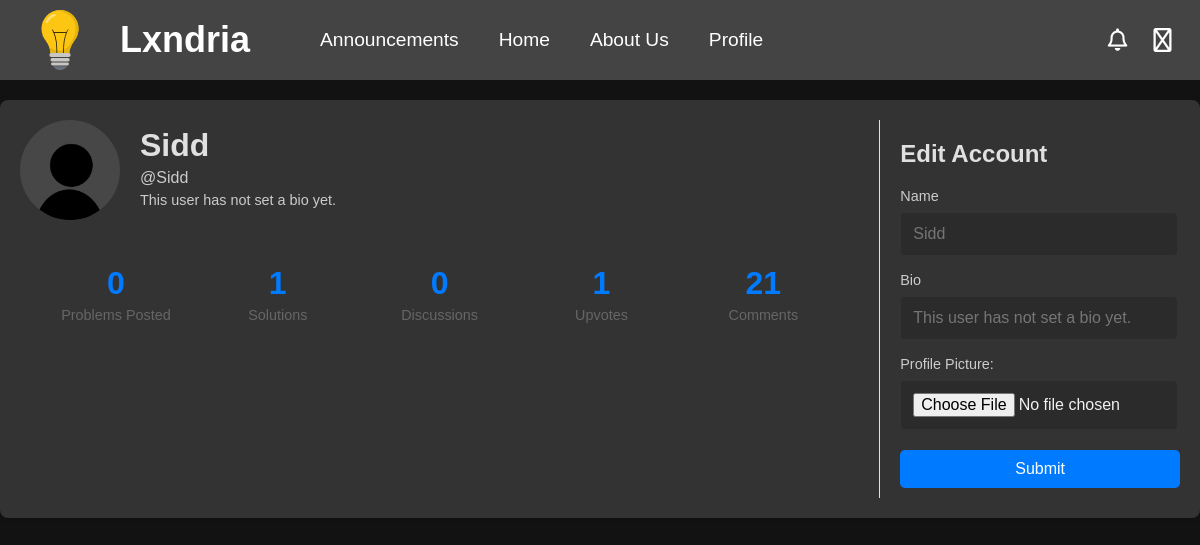
/account/edit (signed in), run on an earlier commit of the app's database.
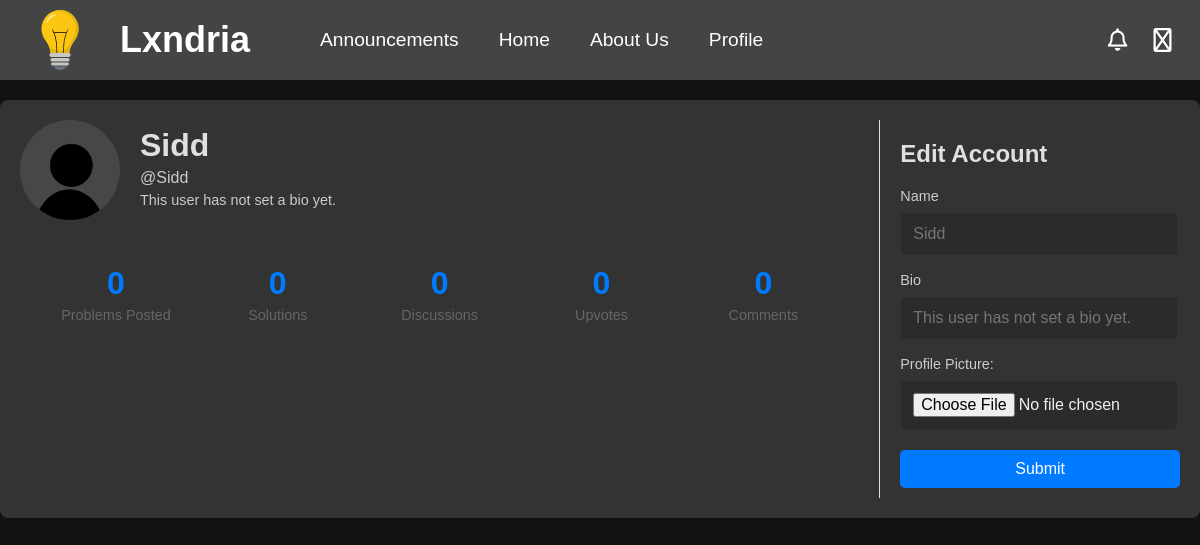
And on a later commit of the database.
### app/models.py (models this page shows, shortened)
class Profile(db.Model):
    __tablename__ = "profile"
    __table_args__ = {"extend_existing": True}
    username = db.Column(db.String(80), db.ForeignKey('user.username'), primary_key=True)  # Primary + Foreign Key
    user = db.relationship('User', backref=db.backref('profile', uselist=False, cascade="all, delete-orphan"))
    profile_pic = db.Column(db.String(255), default="/images/default-profile.jpg")
    bio = db.Column(db.Text, default="This user has not set a bio yet.")
    upvotes = db.Column(db.Integer, default=0)
    created_at = db.Column(db.DateTime, default=datetime.utcnow)
    updated_at = db.Column(db.DateTime, onupdate=datetime.utcnow)
    @property
    def problems_posted(self):
        return Problem.query.filter_by(author=self.username).count()
    @property
    def solutions(self):
        return Solutions.query.filter_by(username=self.username).count()
    @property
    def comments(self):
        return Comments.query.filter_by(username=self.username).count()
    @property
    def discussions(self):
        return Discussion.query.filter_by(author=self.username).count()
    @property
    def name(self):
        return self.user.name if self.user else None

### app/routes/account.py (the view, shortened to what this page needs)
@account_bp.route('/account/edit', methods=['GET', 'POST'])
@login_required
def edit_account():
    form = EditAccountForm()
    current_profile = Profile.query.filter_by(username=current_user.username).first()
    user = User.query.filter_by(username=current_user.username).first()
    return render_template('edit_account.html', form=form, user = current_profile)

### app/forms.py
class EditAccountForm(FlaskForm):
    name = StringField('Name')
    profile_pic = FileField('Profile Picture', validators=[
        FileAllowed(['png', 'jpg', 'jpeg', 'gif'], 'Images only!')
    ])
    bio = StringField('Bio')
    submit = SubmitField('Save Changes')

### app/routes/auth.py (called while the page is built)
@login_manager.user_loader
def load_user(user_id):
    return User.query.get(int(user_id))

### app/templates/edit_account.html (shortened to what this page needs)
<!DOCTYPE html>
<html>
<head>
  {%include 'banner.html'%}
  <link rel="stylesheet" href="{{url_for('static', filename='css/profile.css')}}">
</head>
<body>
    <div class="profile-container">
        <div class="profile-main">
          <div class="profile-header">
            <img src="{{url_for('static', filename=user.profile_pic)}}" alt="Profile Picture" class="profile-pic">
            <div class="profile-info">
              <h1>{{user.name}}</h1>
              <p>@{{user.username}}</p>
              <p class="profile-bio">{{user.bio}}</p>
            </div>
          </div>
          <div class="profile-stats">
            <div class="stat-item">
                <div class="stat-number">{{user.problems_posted}}</div>
                <div class="stat-text">Problems Posted</div>
            </div>
            <div class="stat-item">
                <div class="stat-number">{{user.solutions}}</div>
                <div class="stat-text">Solutions</div>
              </div>
              <div class="stat-item">
                <div class="stat-number">{{user.discussions}}</div>
                <div class="stat-text">Discussions</div>
              </div>
              <div class="stat-item">
                <div class="stat-number">{{user.upvotes}}</div>
                <div class="stat-text">Upvotes</div>
              </div>
              <div class="stat-item">
                <div class="stat-number">{{user.comments}}</div>
                <div class="stat-text">Comments</div>
              </div>
            </div>
        </div>
        <div class="profile-sidebar">
            <h2>Edit Account</h2>
            <form action="/account/edit" enctype="multipart/form-data" method="POST">
                <div class="input-group">
                <label for="username">Name</label>
                {{ form.name(class="form-control", placeholder=user.name) }}
                </div>
                <div class="input-group">
                <label for="Email">Bio</label>
                {{ form.bio(class="form-control", placeholder=user.bio) }}
              </div>
              <div class="input-group">
                <label for="Profile Picture">Profile Picture:</label>
                {{ form.profile_pic(class="form-control") }}
                </div>
            <div class="profile-options">
                <button type="submit">Submit</button>
            </div>
            </form>
        </div>
</body>
</html>

What changed in the data, as far as the page shows it:
changed Profile "Sidd": upvotes "1" → "0"
Also different on the page:
{{ user.solutions }}: "1" → "0"
{{ user.comments }}: "21" → "0"
